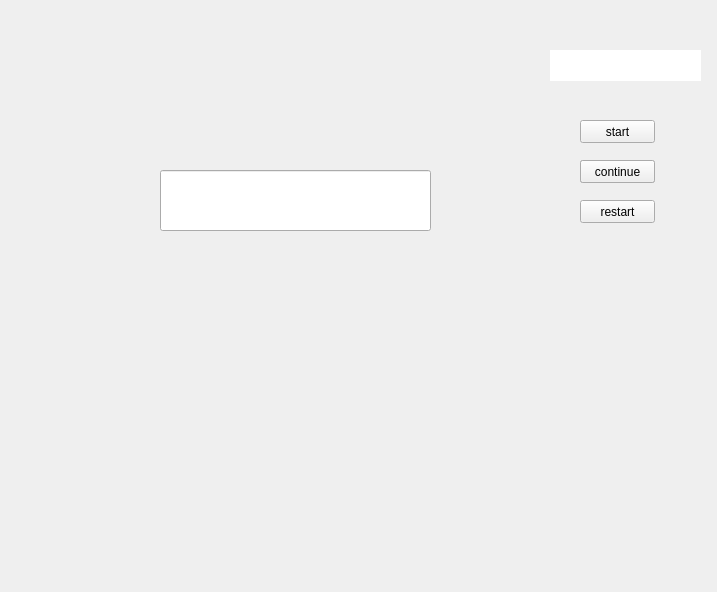
<?xml version="1.0" encoding="UTF-8"?>
<ui version="4.0">
 <class>Widget</class>
 <widget class="QWidget" name="Widget">
  <property name="geometry">
   <rect>
    <x>0</x>
    <y>0</y>
    <width>717</width>
    <height>592</height>
   </rect>
  </property>
  <property name="windowTitle">
   <string>Widget</string>
  </property>
  <widget class="QWidget" name="controller" native="true">
   <property name="geometry">
    <rect>
     <x>550</x>
     <y>50</y>
     <width>151</width>
     <height>241</height>
    </rect>
   </property>
   <widget class="QPushButton" name="startButton">
    <property name="geometry">
     <rect>
      <x>30</x>
      <y>70</y>
      <width>75</width>
      <height>23</height>
     </rect>
    </property>
    <property name="text">
     <string>start</string>
    </property>
   </widget>
   <widget class="QPushButton" name="stopButton">
    <property name="geometry">
     <rect>
      <x>30</x>
      <y>110</y>
      <width>75</width>
      <height>23</height>
     </rect>
    </property>
    <property name="text">
     <string>stop</string>
    </property>
   </widget>
   <widget class="QPushButton" name="restartButton">
    <property name="geometry">
     <rect>
      <x>30</x>
      <y>150</y>
      <width>75</width>
      <height>23</height>
     </rect>
    </property>
    <property name="text">
     <string>restart</string>
    </property>
   </widget>
   <widget class="QLineEdit" name="connectInfo">
    <property name="geometry">
     <rect>
      <x>0</x>
      <y>0</y>
      <width>151</width>
      <height>31</height>
     </rect>
    </property>
    <property name="frame">
     <bool>false</bool>
    </property>
    <property name="readOnly">
     <bool>true</bool>
    </property>
   </widget>
   <widget class="QPushButton" name="continueButton">
    <property name="geometry">
     <rect>
      <x>30</x>
      <y>110</y>
      <width>75</width>
      <height>23</height>
     </rect>
    </property>
    <property name="text">
     <string>continue</string>
    </property>
   </widget>
  </widget>
  <widget class="QLineEdit" name="showResult">
   <property name="geometry">
    <rect>
     <x>160</x>
     <y>170</y>
     <width>271</width>
     <height>61</height>
    </rect>
   </property>
  </widget>
 </widget>
 <layoutdefault spacing="6" margin="11"/>
 <resources/>
 <connections/>
</ui>
